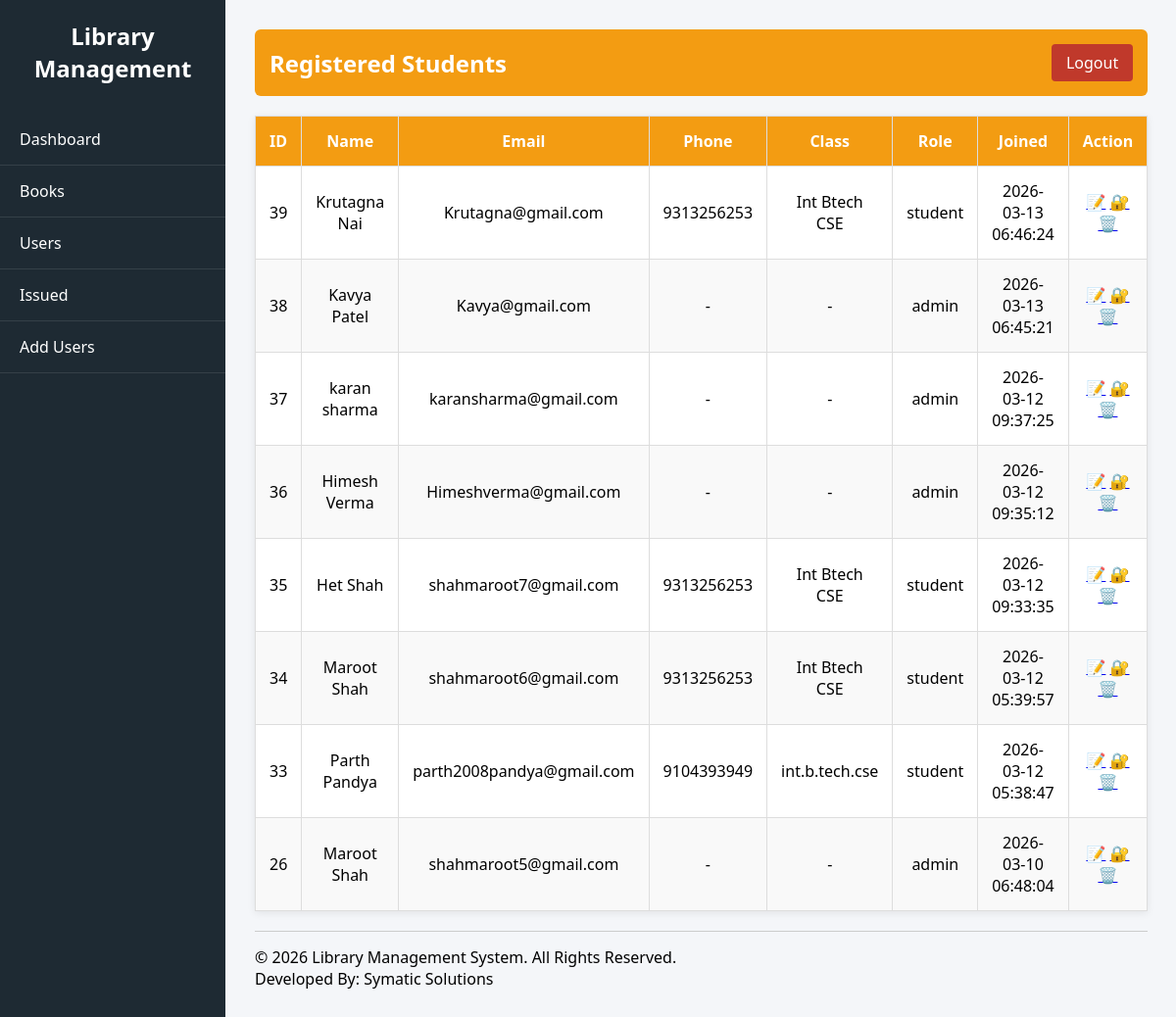
The app's page /student.php (signed in) with its own data.
### tables this page shows
CREATE TABLE `users` (
  `id` int(11) NOT NULL,
  `name` varchar(100) NOT NULL,
  `email` varchar(150) NOT NULL,
  `password_hash` varchar(255) NOT NULL,
  `role` enum('admin','student') NOT NULL DEFAULT 'admin',
  `created_at` timestamp NOT NULL DEFAULT current_timestamp()
);

CREATE TABLE `students` (
  `id` int(11) NOT NULL,
  `stu_id` int(11) NOT NULL,
  `phone` varchar(20) NOT NULL,
  `class` varchar(50) DEFAULT NULL,
  `created_at` timestamp NOT NULL DEFAULT current_timestamp()
);

### public/student.php (the view, shortened to what this page needs)
<?php
require_once('../app/config/config.php');
$query = "SELECT users.id,users.name,users.email,students.phone,students.class,users.role,users.created_at
FROM users
LEFT JOIN students ON users.id = students.stu_id
ORDER BY users.id DESC";
$result = mysqli_query($conn, $query);
?>
<!DOCTYPE html>
<html>
<head>
<link rel="stylesheet" href="../assests/css/style.css">
</head>
<body class="dashboard-page">
<div class="dashboard">
<?php include('../includes/sidebar.php'); ?>
<div class="main">
<div class="topbar">
<h2>Registered Students</h2>
<a class="logout" href="../public/logout.php">Logout</a>
</div>
<table class="student-table">
<thead>
<tr>
<th>ID</th>
<th>Name</th>
<th>Email</th>
<th>Phone</th>
<th>Class</th>
<th>Role</th>
<th>Joined</th>
<th>Action</th>
</tr>
</thead>
<tbody>
<?php while($row = mysqli_fetch_assoc($result)){ ?>
<tr>
<td><?php echo $row['id']; ?></td>
<td><?php echo $row['name']; ?></td>
<td><?php echo $row['email']; ?></td>
<td><?php echo $row['phone'] ? $row['phone'] : '-' ; ?></td>
<td><?php echo $row['class'] ? $row['class'] : '-' ; ?></td>
<td><?php echo $row['role']; ?></td>
<td><?php echo $row['created_at']; ?></td>
<td>
    <a class="edit-btn" title="Edit" href="editstudent.php?id=<?php echo $row['id']; ?>">📝</a>
    <a class="edit-btn" title="Change Password" href="studentedit.php?id=<?php echo $row['id']; ?>">🔐</a>
    <a class="delete-btn" title="Delete" href="student_delete.php?id=<?php echo $row['id']; ?>"
       onclick="return confirm('Are you sure you want to delete this student?');">
       🗑️
    </a>
</td>
</tr>
<?php } ?>
</tbody>
</table>
<?php include('../includes/footer.php'); ?>
</div>
</div>
</body>
</html>

### includes/sidebar.php (shortened to what this page needs)
<?php if($_SESSION["user"]['role'] == 'admin'){ ?>
<div class="sidebar">
    <h2>Library Management</h2>
    <ul>
        <li><a href="../public/index.php">Dashboard</a></li>
        <li><a href="../books/book_list.php">Books</a></li>
        <li><a href="../public/student.php">Users</a></li>
        <li><a href="#">Issued</a></li>
        <li><a href="../public/add_users.php">Add Users</a></li>
    </ul>
</div>
<?php } ?>

### includes/footer.php
<footer class="footer">
  <hr>
  <p>&copy; <?php echo date("Y"); ?> Library Management System. All Rights Reserved.</p>
  <p>Developed By: Symatic Solutions</p>
</footer>

### assests/css/style.css (style rules this page uses)
* { margin:0; padding:0; box-sizing:border-box; font-family:'Segoe UI', sans-serif; }
body.dashboard-page { margin:0; background:#f4f6f9; font-family:Arial, Helvetica, sans-serif; }
.dashboard { display:flex; min-height:100vh; }
.sidebar { width:230px; color:white; padding-top:20px; background:#1e2a33; flex-shrink:0; }
.sidebar h2 { margin-bottom:30px; text-align:center; }
.sidebar ul { list-style:none; }
.sidebar ul li { border-bottom:1px solid rgba(255,255,255,0.1); }
.sidebar ul li a { color:#fff; display:block; padding:15px 20px; text-decoration:none; }
.main { flex:1; padding:30px; display:flex; min-height:100vh; flex-direction:column; }
.topbar { color:#fff; display:flex; padding:15px; border-radius:6px; align-items:center; margin-bottom:20px; justify-content:space-between; background:#f39c12; }
.logout { color:white; padding:8px 15px; border-radius:4px; text-decoration:none; background:#c0392b; }
footer { bottom:10px; margin-top:auto; padding-top:20px; }
footer hr { border:none; margin-bottom:15px; border-top:1px solid #ccc; }
.student-table { width:100%; background:white; border-collapse:collapse; box-shadow:0 2px 8px rgba(0,0,0,0.08); }
.student-table th { padding:14px; color:#fff; text-align:center; font-weight:600; border:1px solid #ddd; background:#f39c12; }
.student-table td { padding:14px; text-align:center; border:1px solid #ddd; }
.student-table tbody tr:nth-child(even) { background:#f9f9f9; }

### records on screen
users: id "39", name "Krutagna Nai", email "Krutagna@gmail.com", students.phone "9313256253", students.class "Int Btech CSE", role "student", created_at "2026-03-13 06:46:24"
users: id "38", name "Kavya Patel", email "Kavya@gmail.com", role "admin", created_at "2026-03-13 06:45:21"
users: id "37", name "karan sharma", email "karansharma@gmail.com", role "admin", created_at "2026-03-12 09:37:25"
users: id "36", name "Himesh Verma", email "Himeshverma@gmail.com", role "admin", created_at "2026-03-12 09:35:12"
users: id "35", name "Het Shah", email "shahmaroot7@gmail.com", students.phone "9313256253", students.class "Int Btech CSE", role "student", created_at "2026-03-12 09:33:35"
users: id "34", name "Maroot Shah", email "shahmaroot6@gmail.com", students.phone "9313256253", students.class "Int Btech CSE", role "student", created_at "2026-03-12 05:39:57"
users: id "33", name "Parth Pandya", email "parth2008pandya@gmail.com", students.phone "9104393949", students.class "int.b.tech.cse", role "student", created_at "2026-03-12 05:38:47"
users: id "26", name "Maroot Shah", email "shahmaroot5@gmail.com", role "admin", created_at "2026-03-10 06:48:04"
